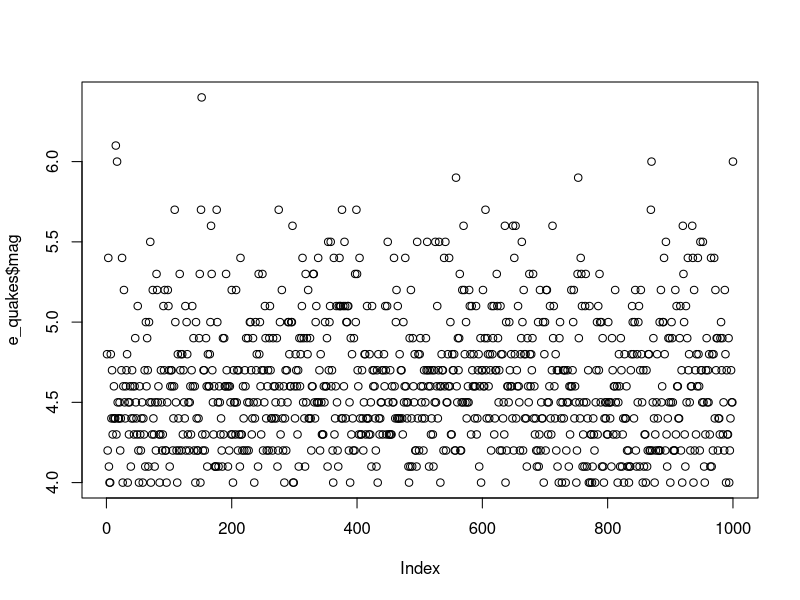
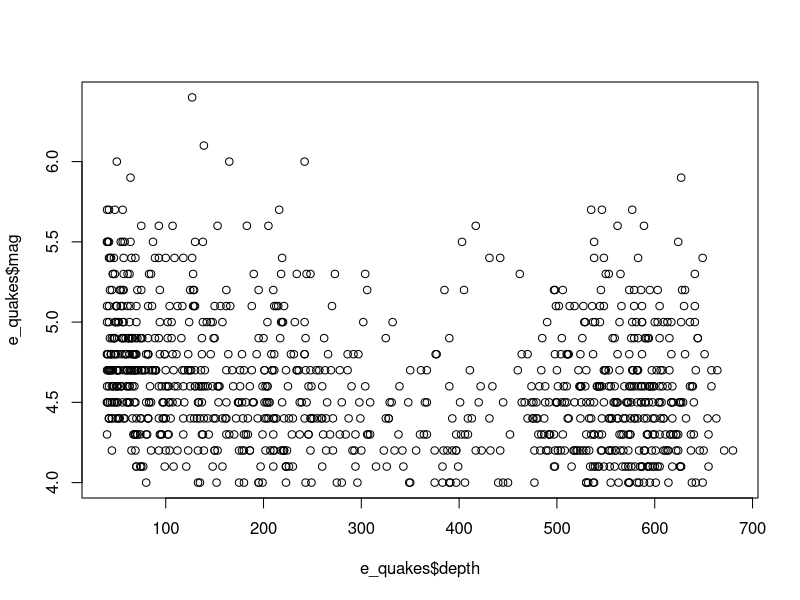
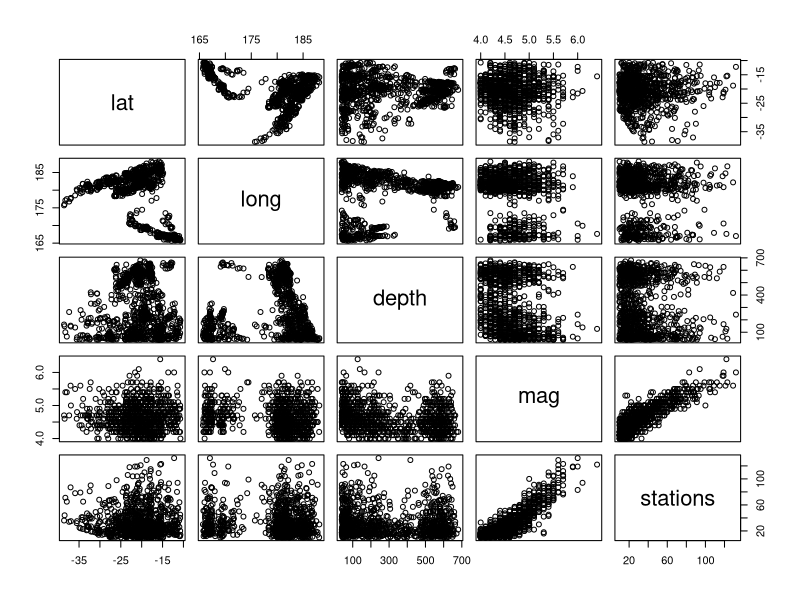
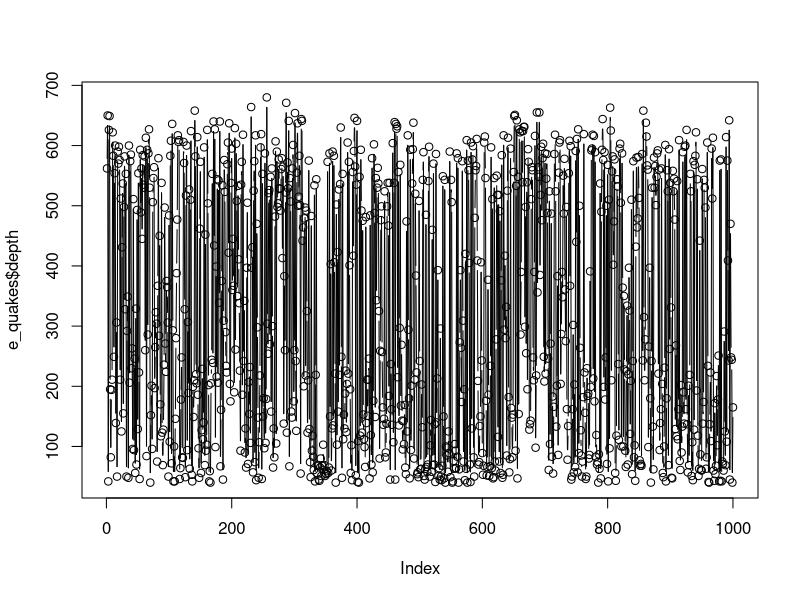
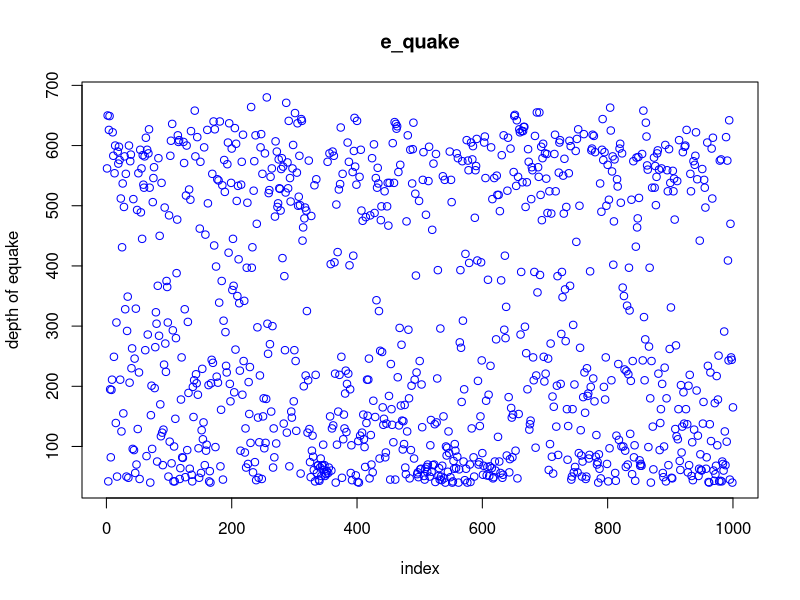
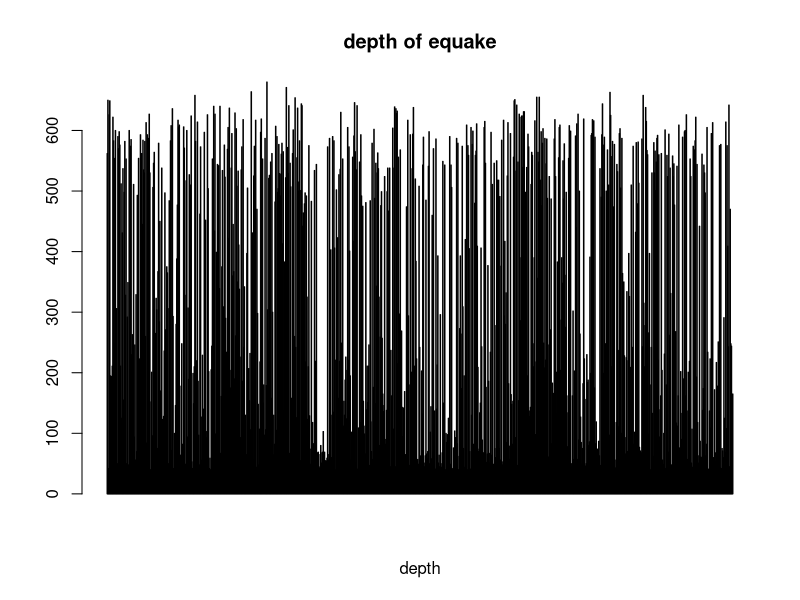
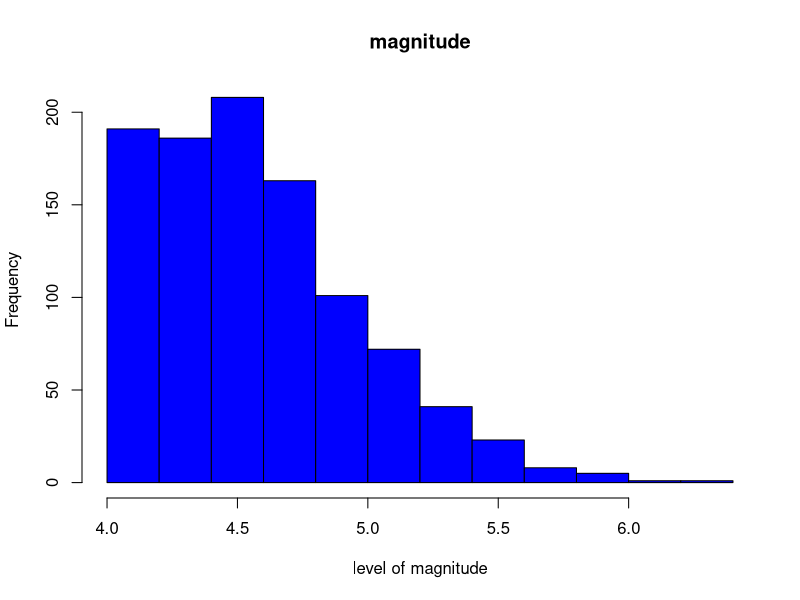
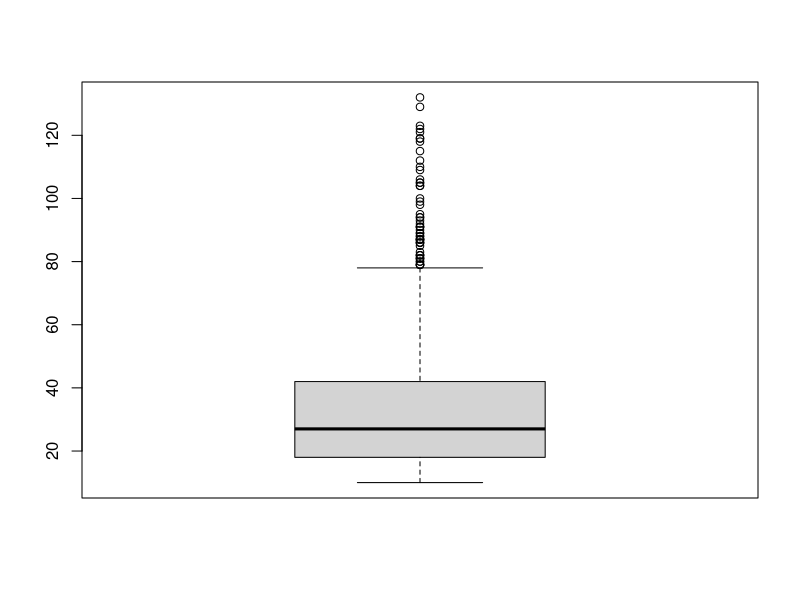

Source code (R) for these figures, in order:
library(datasets)
data("quakes")
e_quakes<- datasets::quakes
head(e_quakes)
tail(e_quakes)
e_quakes[,c(3,4)]
e_quakes$depth
summary(e_quakes$depth)
summary(e_quakes)
plot(e_quakes$mag)
plot(e_quakes$depth, e_quakes$mag)
plot(e_quakes)
plot(e_quakes$depth, type='b')
plot(e_quakes$depth, xlab = 'index', ylab = 'depth of equake', main = 'e_quake', col='blue')

#Horizontal bar
barplot(e_quakes$depth, main = 'depth of equake', xlab = 'depth', col ='blue', horiz= F)
#Histogram
hist(e_quakes$mag, main= 'magnitude', xlab = 'level of magnitude', col= 'blue')
# Single Boxplot
boxplot(e_quakes$stations)
# Mulpile boxplot
boxplot(e_quakes[,3:5], main = 'Multiple')

par(mfrow = c(3,2), mar= c(2,5,2,1), las = 0, bty='o')
plot(e_quakes$depth)
plot(e_quakes$depth, e_quakes$stations)
plot(e_quakes$depth, type='b')
plot(e_quakes$depth, type='l')
plot(e_quakes$depth, xlab = 'index', ylab = 'depth of equake', main = 'e_quake', col='blue')

